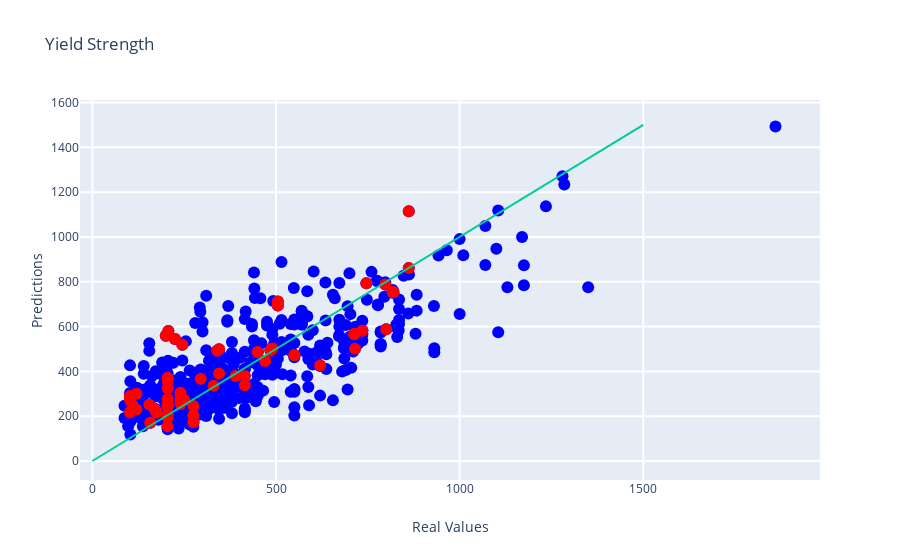

Write notebook code for a chart like this one.
### Code cell
# PLOTTING
import plotly
import plotly.graph_objs as go
from plotly.offline import iplot

plotly.offline.init_notebook_mode(connected=True)

layout0= go.Layout(title= "Yield Strength", hovermode= 'closest',
    xaxis= dict(title= 'Real Values',zeroline= False, gridwidth= 2),
    yaxis= dict(title= 'Predictions',zeroline= False, gridwidth= 2),
    showlegend= False                 
)

trace0 = go.Scatter(x = all_labels, y = predictions, mode = 'markers', marker= dict(size= 12, color= 'blue'), text = id_values)
trace1 = go.Scatter(x = test_labels, y = test_predictions, mode = 'markers', marker= dict(size= 12, color= 'red'), text = labeled_materials)
trace2 = go.Scatter(x = [0,1500], y = [0,1500], mode = 'lines', name = "Match") # This trace is the line X = Y which would indicate that the Prediction equals the real value

data = [trace0, trace1, trace2]
fig= go.Figure(data, layout=layout0)
iplot(fig)

### Figure 1 — Plotly figure (JSON) as saved in the notebook; plotly's stock layout.template omitted (floating-point values rounded to 4 significant figures; data arrays with more than 128 entries replaced by an {"elided": "..."} marker saying what was removed)
{"data": [{"marker": {"color": "blue", "size": 12}, "mode": "markers", "text": {"elided": "626 str values"}, "type": "scatter", "x": {"elided": "626 float values"}, "y": {"elided": "626 float values"}}, {"marker": {"color": "red", "size": 12}, "mode": "markers", "text": ["MINFM29348", "MINFM29286", "MINFM29288", "MINFM76684", "MINFM76679", "MINFM76685", "MINFM41998", "MINFM49993", "MINFM29330", "MINFM29341", "MINFM50027", "MINFM7945", "MINFM7629", "MINFM7643", "MINFM7745", "MINFM8196", "MINFM8668", "MINFM50302", "MINFM8176", "MINFM8300", "MINFM8708", "MINFM67138", "MINFM53287", "MINFM8754", "MINFM67152", "MINFM53289", "MINFM67328", "MINFM53318", "MINFM53313", "MINFM7454", "MINFM66217", "MINFM66218", "MINFM7483", "MINFM67489", "MINFM67554", "MINFM51133", "MINFM51154", "MINFM67312", "MINFM66258", "MINFM52211", "MINFM67327", "MINFM67339", "MINFM67335", "MINFM67342", "MINFM67355", "MINFM52255", "MINFM52316", "MINFM52082", "MINFM66201", "MINFM67411", "MINFM66212", "MINFM52201", "MINFM66243", "MINFM53221", "MINFM54834", "MINFM52346", "MINFM53204", "MINFM50882", "MINFM50906", "MINFM52705", "MINFM67017", "MINFM67007", "MINFM51302"], "type": "scatter", "x": [800, 330, 340, 225, 295, 245, 175, 240, 490, 715, 550, 390, 470.5, 735, 797.5, 505, 746, 713, 505, 820, 817.5, 275, 240, 713, 415, 205, 205, 415, 275, 275, 205, 240, 205, 102.5, 120, 102.5, 120, 200, 205, 102.5, 205, 205, 170, 205, 205, 205, 102.5, 157.5, 205, 250, 205, 110, 450, 861.5, 620, 207, 861.5, 345, 345, 155, 550, 240, 485], "y": [588.2, 335.7, 492.1, 544.4, 366.5, 519.4, 215.7, 294.0, 502.1, 500.5, 473.2, 379.0, 445.9, 581.1, 787.7, 712.0, 793.7, 567.3, 694.1, 754.6, 753.2, 204.4, 304.6, 565.3, 379.5, 325.8, 194.0, 338.6, 245.3, 173.2, 371.8, 254.0, 204.0, 272.0, 299.9, 216.4, 229.4, 558.7, 246.4, 287.6, 277.1, 248.7, 230.5, 155.2, 208.9, 243.0, 289.7, 171.1, 357.2, 271.8, 245.0, 246.8, 486.6, 860.9, 426.7, 580.3, 1115.0, 390.7, 499.2, 251.6, 473.5, 270.7, 493.6]}, {"mode": "lines", "name": "Match", "type": "scatter", "x": [0, 1500], "y": [0, 1500]}], "layout": {"hovermode": "closest", "showlegend": false, "title": {"text": "Yield Strength"}, "xaxis": {"gridwidth": 2, "title": {"text": "Real Values"}, "zeroline": false}, "yaxis": {"gridwidth": 2, "title": {"text": "Predictions"}, "zeroline": false}}}
